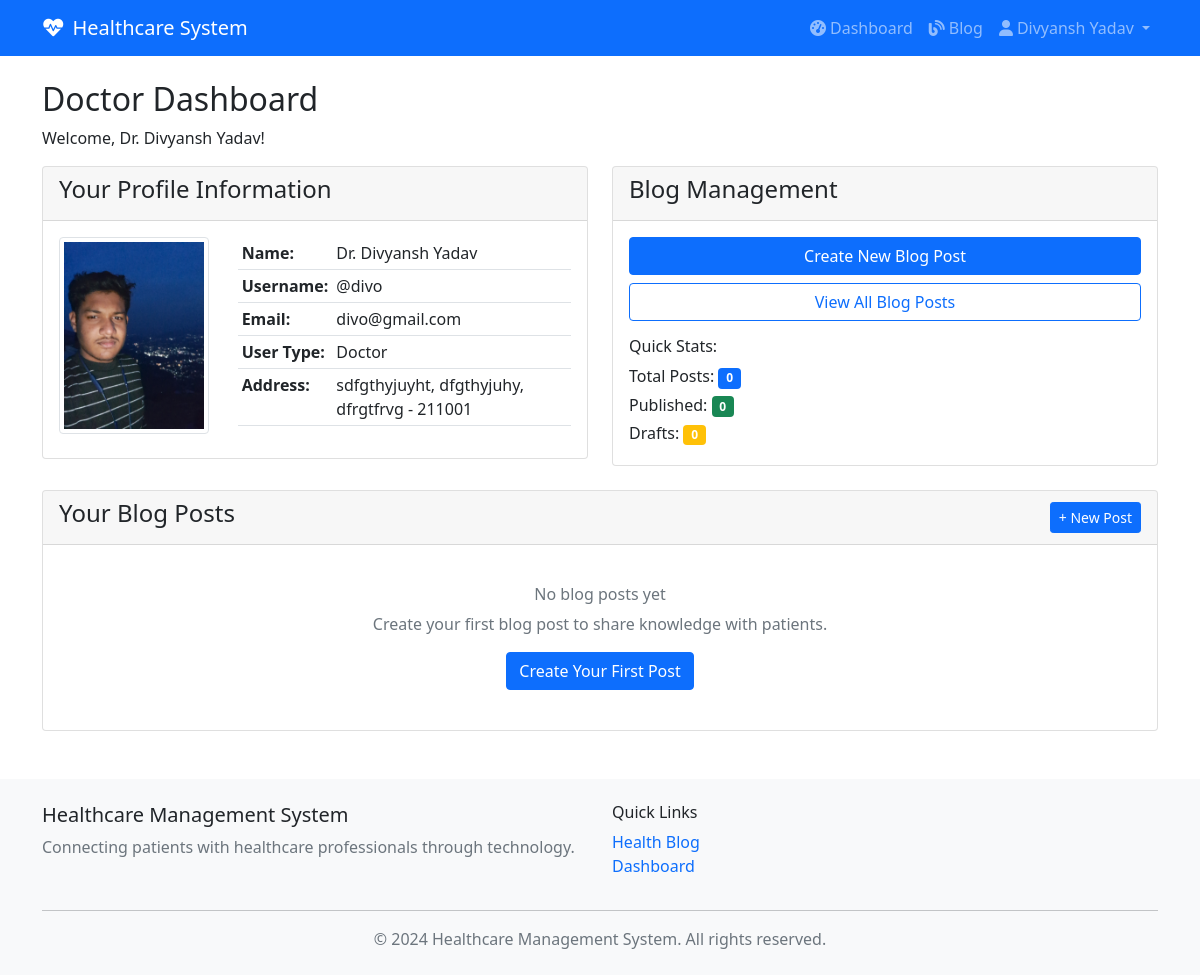
Before: /dashboard/ (signed in) with the older database file.
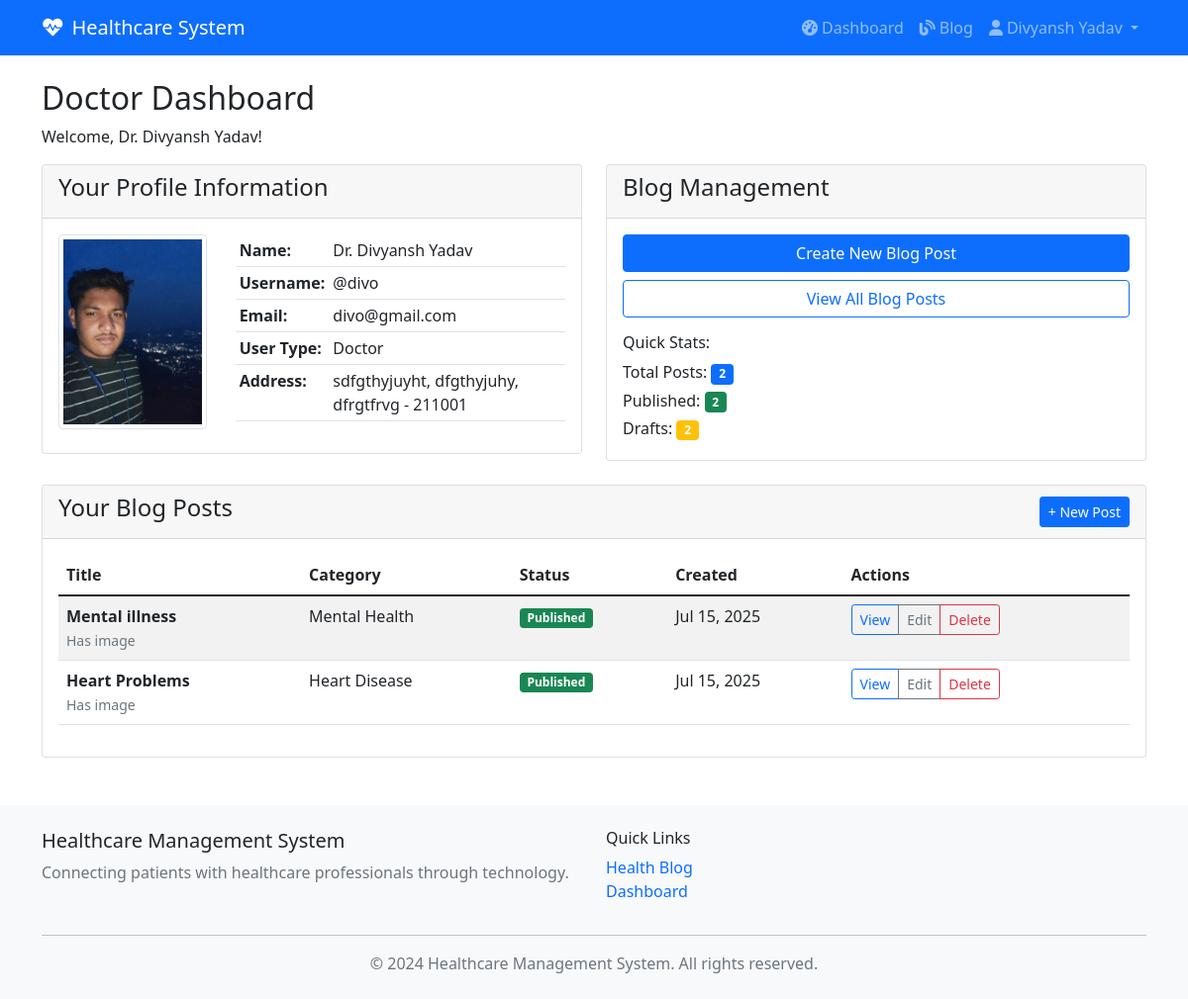
After: the same page with the newer database file.
### taskapp/models.py (models this page shows, shortened)
class Profile(models.Model):
    USER_TYPE_CHOICES = [
        ('patient', 'Patient'),
        ('doctor', 'Doctor'),
    ]
    user = models.OneToOneField(User, on_delete=models.CASCADE)
    user_type = models.CharField(max_length=10, choices=USER_TYPE_CHOICES)
    profile_picture = models.ImageField(upload_to='profile_pics/', blank=True, null=True)
    address_line1 = models.CharField(max_length=255)
    city = models.CharField(max_length=100)
    state = models.CharField(max_length=100)
    pincode = models.CharField(max_length=10)

class BlogPost(models.Model):
    STATUS_CHOICES = [
        ('draft', 'Draft'),
        ('published', 'Published'),
    ]
    title = models.CharField(max_length=200)
    image = models.ImageField(upload_to='blog_images/', blank=True, null=True)
    category = models.ForeignKey(BlogCategory, on_delete=models.CASCADE, related_name='posts')
    summary = models.TextField(max_length=500)
    content = models.TextField()
    author = models.ForeignKey(User, on_delete=models.CASCADE, related_name='blog_posts')
    status = models.CharField(max_length=10, choices=STATUS_CHOICES, default='draft')
    created_at = models.DateTimeField(auto_now_add=True)
    updated_at = models.DateTimeField(auto_now=True)
    class Meta:
        ordering = ['-created_at']

class BlogCategory(models.Model):
    name = models.CharField(max_length=100, unique=True)
    description = models.TextField(blank=True)
    created_at = models.DateTimeField(auto_now_add=True)
    class Meta:
        verbose_name_plural = "Blog Categories"

### taskapp/views.py (the view, shortened to what this page needs)
@login_required
def dashboard(request):
    try:
        profile = Profile.objects.get(user=request.user)
        context = {
            'user': request.user,
            'profile': profile,
        }
        if profile.user_type == 'doctor':
            blog_posts = BlogPost.objects.filter(author=request.user)
            context['blog_posts'] = blog_posts
            return render(request, 'accounts/doctor_dashboard.html', context)
    except Profile.DoesNotExist:
        messages.error(request, 'Profile not found.')
        return redirect('signup')

### taskapp/templates/accounts/doctor_dashboard.html
{% extends 'accounts/base.html' %}
{% block content %}
<div class="row">
    <div class="col-md-12">
        <h2>Doctor Dashboard</h2>
        <p>Welcome, Dr. {{ user.first_name }} {{ user.last_name }}!</p>
        <div class="row mb-4">
            <div class="col-md-6">
                <div class="card">
                    <div class="card-header">
                        <h4>Your Profile Information</h4>
                    </div>
                    <div class="card-body">
                        <div class="row">
                            <div class="col-md-4">
                                {% if profile.profile_picture %}
                                    <img src="{{ profile.profile_picture.url }}" alt="Profile Picture" class="img-thumbnail" style="max-width: 150px;">
                                {% else %}
                                    <div class="bg-secondary text-white p-3 text-center">No Profile Picture</div>
                                {% endif %}
                            </div>
                            <div class="col-md-8">
                                <table class="table table-sm">
                                    <tr><th>Name:</th><td>Dr. {{ user.first_name }} {{ user.last_name }}</td></tr>
                                    <tr><th>Username:</th><td>{{ user.username }}</td></tr>
                                    <tr><th>Email:</th><td>{{ user.email }}</td></tr>
                                    <tr><th>User Type:</th><td>{{ profile.user_type|title }}</td></tr>
                                    <tr><th>Address:</th><td>{{ profile.address_line1 }}, {{ profile.city }}, {{ profile.state }} - {{ profile.pincode }}</td></tr>
                                </table>
                            </div>
                        </div>
                    </div>
                </div>
            </div>
            <div class="col-md-6">
                <div class="card">
                    <div class="card-header">
                        <h4>Blog Management</h4>
                    </div>
                    <div class="card-body">
                        <div class="d-grid gap-2">
                            <a href="{% url 'create_blog_post' %}" class="btn btn-primary">Create New Blog Post</a>
                            <a href="{% url 'view_blog_posts' %}" class="btn btn-outline-primary">View All Blog Posts</a>
                        </div>
                        <div class="mt-3">
                            <h6>Quick Stats:</h6>
                            <p class="mb-1">Total Posts: <span class="badge bg-primary">{{ blog_posts.count }}</span></p>
                            <p class="mb-1">Published: <span class="badge bg-success">{{ blog_posts|length }}</span></p>
                            <p class="mb-1">Drafts: <span class="badge bg-warning">{{ blog_posts|length }}</span></p>
                        </div>
                    </div>
                </div>
            </div>
        </div>
        <div class="card">
            <div class="card-header d-flex justify-content-between align-items-center">
                <h4>Your Blog Posts</h4>
                <a href="{% url 'create_blog_post' %}" class="btn btn-primary btn-sm">+ New Post</a>
            </div>
            <div class="card-body">
                {% if blog_posts %}
                    <div class="table-responsive">
                        <table class="table table-striped">
                            <thead>
                                <tr>
                                    <th>Title</th>
                                    <th>Category</th>
                                    <th>Status</th>
                                    <th>Created</th>
                                    <th>Actions</th>
                                </tr>
                            </thead>
                            <tbody>
                                {% for post in blog_posts %}
                                <tr>
                                    <td>
                                        <strong>{{ post.title }}</strong>
                                        {% if post.image %}
                                            <br><small class="text-muted">Has image</small>
                                        {% endif %}
                                    </td>
                                    <td>{{ post.category.name }}</td>
                                    <td>
                                        {% if post.status == 'published' %}
                                            <span class="badge bg-success">Published</span>
                                        {% else %}
                                            <span class="badge bg-warning">Draft</span>
                                        {% endif %}
                                    </td>
                                    <td>{{ post.created_at|date:"M d, Y" }}</td>
                                    <td>
                                        <div class="btn-group btn-group-sm">
                                            {% if post.status == 'published' %}
                                                <a href="{% url 'blog_post_detail' post.id %}" class="btn btn-outline-primary">View</a>
                                            {% endif %}
                                            <a href="{% url 'edit_blog_post' post.id %}" class="btn btn-outline-secondary">Edit</a>
                                            <a href="{% url 'delete_blog_post' post.id %}" class="btn btn-outline-danger">Delete</a>
                                        </div>
                                    </td>
                                </tr>
                                {% endfor %}
                            </tbody>
                        </table>
                    </div>
                {% else %}
                    <div class="text-center py-4">
                        <h6 class="text-muted">No blog posts yet</h6>
                        <p class="text-muted">Create your first blog post to share knowledge with patients.</p>
                        <a href="{% url 'create_blog_post' %}" class="btn btn-primary">Create Your First Post</a>
                    </div>
                {% endif %}
            </div>
        </div>
    </div>
</div>
{% endblock %}

### taskapp/templates/accounts/base.html (shortened to what this page needs)
<!DOCTYPE html>
<html lang="en">
<head>
    <link href="https://cdn.jsdelivr.net/npm/bootstrap@5.1.3/dist/css/bootstrap.min.css" rel="stylesheet">
    <link href="https://cdnjs.cloudflare.com/ajax/libs/font-awesome/6.0.0/css/all.min.css" rel="stylesheet">
</head>
<body>
    <nav class="navbar navbar-expand-lg navbar-dark bg-primary">
        <div class="container">
            <a class="navbar-brand" href="{% url 'home' %}">
                <i class="fas fa-heartbeat me-2"></i>Healthcare System
            </a>
            <div class="collapse navbar-collapse" id="navbarNav">
                <div class="navbar-nav ms-auto">
                    {% if user.is_authenticated %}
                        <a class="nav-link" href="{% url 'dashboard' %}">
                            <i class="fas fa-tachometer-alt me-1"></i>Dashboard
                        </a>
                        <a class="nav-link" href="{% url 'view_blog_posts' %}">
                            <i class="fas fa-blog me-1"></i>Blog
                        </a>
                        <div class="nav-item dropdown">
                            <a class="nav-link dropdown-toggle" href="#" id="navbarDropdown" role="button" data-bs-toggle="dropdown">
                                <i class="fas fa-user me-1"></i>{{ user.first_name }} {{ user.last_name }}
                            </a>
                        </div>
                    {% endif %}
                </div>
            </div>
        </div>
    </nav>
    <div class="container mt-4">
        {% block content %}
        {% endblock %}
    </div>
    <footer class="bg-light mt-5 py-4">
        <div class="container">
            <div class="row">
                <div class="col-md-6">
                    <h5>Healthcare Management System</h5>
                    <p class="text-muted">Connecting patients with healthcare professionals through technology.</p>
                </div>
                <div class="col-md-6">
                    <h6>Quick Links</h6>
                    <ul class="list-unstyled">
                        <li><a href="{% url 'view_blog_posts' %}" class="text-decoration-none">Health Blog</a></li>
                        {% if user.is_authenticated %}
                            <li><a href="{% url 'dashboard' %}" class="text-decoration-none">Dashboard</a></li>
                        {% else %}
                            <li><a href="{% url 'login' %}" class="text-decoration-none">Login</a></li>
                            <li><a href="{% url 'signup' %}" class="text-decoration-none">Sign Up</a></li>
                        {% endif %}
                    </ul>
                </div>
            </div>
            <hr>
            <div class="text-center">
                <p class="text-muted mb-0">&copy; 2024 Healthcare Management System. All rights reserved.</p>
            </div>
        </div>
    </footer>
</body>
</html>

Changed rows visible on the page:
added BlogPost: title "Mental illness", shows "Has image", category.name "Mental Health", status "Published", created_at "Jul 15, 2025"
added BlogPost: title "Heart Problems", shows "Has image", category.name "Heart Disease", status "Published", created_at "Jul 15, 2025"
Other visible differences:
{{ blog_posts.count }}: "0" → "2"
{{ blog_posts|length }}: "0" → "2"
text no longer shown: "No blog posts yet Create your first blog post to share knowledge with patients. Create Your First Post"
text now shown: "Title Category Status Created Actions"
